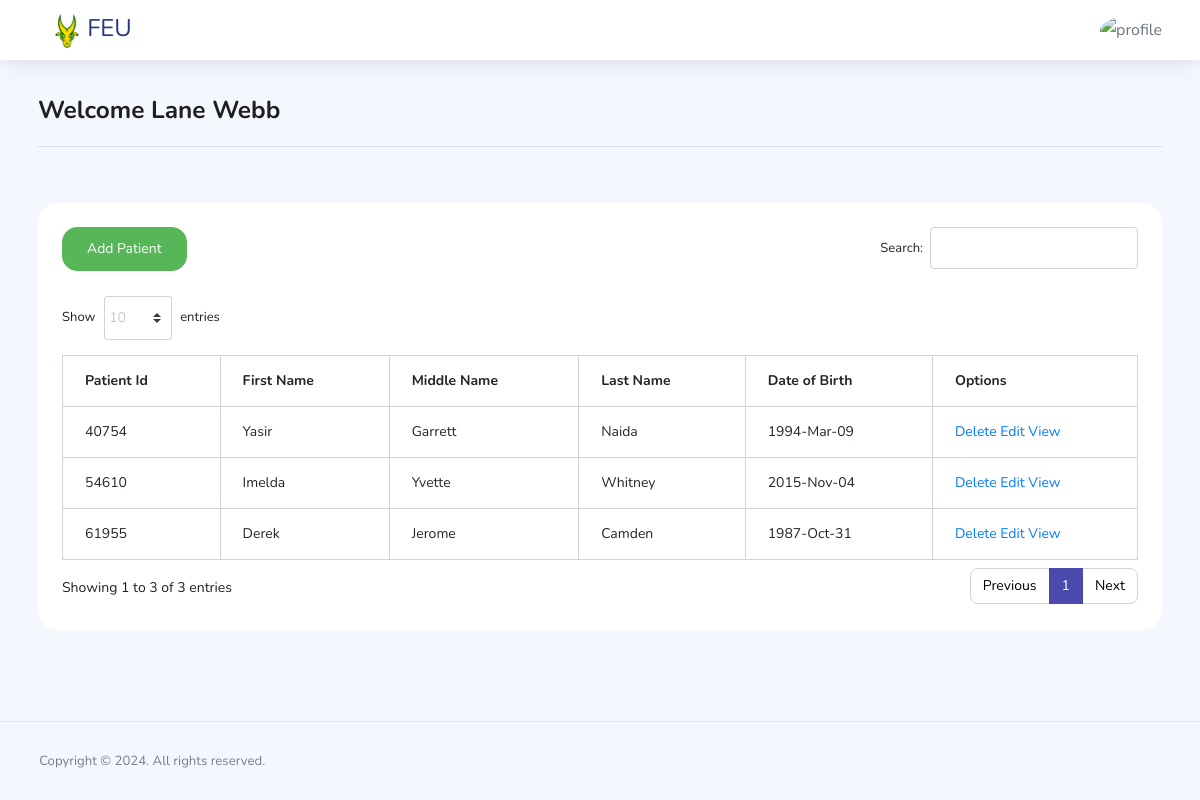
The page /users/home.php (signed in) on the database as committed earlier.
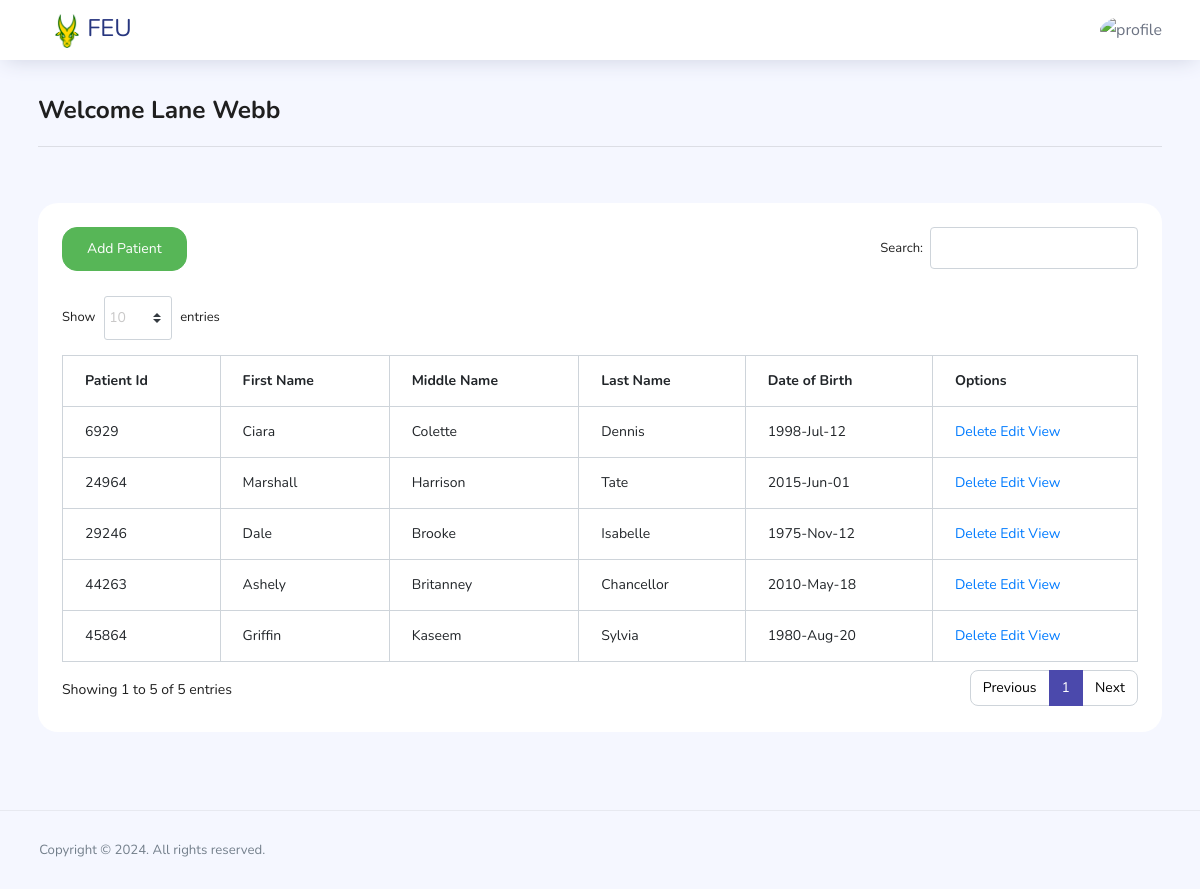
The same page on the database as committed later.
### tables this page shows
CREATE TABLE `infants` (
  `id` int(11) NOT NULL,
  `patient_id` int(50) NOT NULL,
  `first_name` varchar(100) NOT NULL,
  `middle_name` varchar(100) NOT NULL,
  `last_name` varchar(100) NOT NULL,
  `suffix` varchar(100) NOT NULL,
  `date_of_birth` varchar(150) NOT NULL,
  `gender` int(11) NOT NULL,
  `marital_status` varchar(250) NOT NULL,
  `image` text NOT NULL,
  `id_mother_parent` int(11) NOT NULL,
  `id_father_parent` int(11) NOT NULL,
  `id_remarks` int(11) NOT NULL,
  `date_created` date NOT NULL,
  `date_updated` date NOT NULL,
  `modified_by` varchar(100) NOT NULL
);

### users/home.php (the view, shortened to what this page needs)
<?php
include('.././connection/connection.php');
$user_id = $_SESSION['account_id'];
$first_name = $_SESSION['first_name'];
$ln = $_SESSION['last_name'];
$q_user = "SELECT image FROM users WHERE account_id = $user_id";
$q_run = mysqli_query($conn, $q_user);
if(mysqli_num_rows($q_run) > 0){
    foreach($q_run as $rows){
        $image = $rows['image'];
    }
}
?>
<!DOCTYPE html>
<html lang="en">
<head>
  <link rel="stylesheet" href="../src/vendors/feather/feather.css">
  <link rel="stylesheet" href="../src/vendors/ti-icons/css/themify-icons.css">
  <link rel="stylesheet" href="../src/vendors/css/vendor.bundle.base.css">
  <link rel="stylesheet" href="../src/vendors/datatables.net-bs4/dataTables.bootstrap4.css">
  <link rel="stylesheet" href="../src/vendors/ti-icons/css/themify-icons.css">
  <link rel="stylesheet" type="text/css" href="../src/js/select.dataTables.min.css">
  <link rel="stylesheet" href="../src/css/vertical-layout-light/style.css">
  <link rel="stylesheet" href="../src/vendors/datatables.net-bs4/dataTables.bootstrap4.css">
</head>
<body>
  <div class="container-scroller">
    <nav class="navbar col-lg-12 col-12 p-0 fixed-top d-flex flex-row bg-success">
      <div class="text-center navbar-brand-wrapper d-flex align-items-center justify-content-center">
        <a class="navbar-brand brand-logo mr-5" href="home.php"><img src="../src/img/FEU_Tamaraws_official_logo.png" class="mr-2" alt="logo"/>FEU</a>
      </div>
      <div class="navbar-menu-wrapper d-flex align-items-center justify-content-end">
        <ul class="navbar-nav navbar-nav-right">
          <li class="nav-item nav-profile dropdown">
            <a class="nav-link dropdown-toggle" href="#" data-toggle="dropdown" id="profileDropdown">
              <img src="images/<?= $image; ?>" alt="profile"/>
            </a>
          </li>
        </ul>
      </div>
    </nav>
    <div class="container-fluid page-body-wrapper">
      <div class="main-panel w-100">
        <div class="content-wrapper">
          <div class="row">
            <div class="col-md-12 grid-margin">
              <div class="row">
                <div class="col-12 col-xl-8 mb-4 mb-xl-0">
                    <h3 class="font-weight-bold">Welcome <?= $first_name . ' ' . $ln; ?></h3>
                </div>
              </div>
              <hr class="featurette-divider">
            </div>
          </div>
          <div class="row">
            <div class="col-md-12 grid-margin stretch-card">
              <div class="card">
                <div class="card-people mt-auto p-4">
                    <table class="table table-bordered table-hover" id="dataTable">
                        <thead>
                        <tr>
                            <th>Patient Id</th>
                            <th>First Name</th>
                            <th>Middle Name</th>
                            <th>Last Name</th>
                            <th>Date of Birth</th>
                            <th>Options</th>
                        </tr>
                        </thead>
                        <tbody>
                        <?php
                        $query_patients = "
                        SELECT infants.id AS infant_id ,infants.patient_id AS patient_id ,infants.first_name AS patient_first_name ,infants.middle_name AS patient_middle_name,infants.last_name AS patient_last_name ,infants.suffix AS patient_suffix,infants.date_of_birth AS patient_date_of_birth,infants.gender AS patient_gender,infants.marital_status AS patient_marital_status,infants.image AS patient_image ,infants.id_mother_parent AS patient_id_mother_parent,infants.id_father_parent AS patient_id_father_parent,mothers.id AS mother_id,mothers.account_id AS mother_account_id,mothers.patient_id AS mother_patient_id,mothers.first_name AS mother_first_name,mothers.middle_name AS mother_middle_name,mothers.last_name AS mother_last_name ,mothers.date_of_birth AS mother_date_of_birth,mothers.address AS mother_address,mothers.image AS mother_image ,fathers.id AS father_id,fathers.account_id AS father_account_id ,fathers.patient_id AS father_patient_id ,fathers.first_name AS father_first_name,fathers.middle_name AS father_middle_name,fathers.last_name AS father_last_name,fathers.date_of_birth AS father_date_of_birth,fathers.address AS father_address,fathers.image AS father_image
                        FROM infants
                        LEFT JOIN mothers
                        ON infants.patient_id = mothers.patient_id
                        LEFT JOIN fathers
                        ON infants.patient_id = fathers.patient_id";
                        $run_query_patients = mysqli_query($conn,$query_patients);
                        if(mysqli_num_rows($run_query_patients) > 0){
                            foreach($run_query_patients as $row_patients){
                            ?>
                                <tr>
                                <td><?php echo $row_patients['patient_id']?></td>
                                <td><?php echo $row_patients['patient_first_name']?></td>
                                <td><?php echo $row_patients['patient_middle_name']?></td>
                                <td><?php echo $row_patients['patient_last_name']?></td>
                                <td><?php echo date("Y-M-d",strtotime($row_patients['patient_date_of_birth']))?></td>
                                <td><a href="">Delete</a>
                                <a href="edit-patient.php?patient_id=<?php echo $row_patients['patient_id']?>">Edit</a>
                                <a href="view-patient.php?patient_id=<?php echo $row_patients['patient_id']?>">View</a>
                                </td>
                                </tr>
                            <?php
                            }
                        }
                        ?>
                        </tbody>
                    </table>
                </div>
              </div>
            </div>
        </div>
        </div>
        <footer class="footer">
          <div class="d-sm-flex justify-content-center justify-content-sm-between">
            <span class="text-muted text-center text-sm-left d-block d-sm-inline-block">Copyright © 2024. All rights reserved.</span>
          </div>
        </footer>
      </div>
    </div>
  </div>
</body>
</html>

Rows that differ between the two databases and show on the page:
removed infants: patient "61955", first_name "Derek", middle_name "Jerome", last_name "Camden", date_of_birth "1987-Oct-31"
removed infants: patient "40754", first_name "Yasir", middle_name "Garrett", last_name "Naida", date_of_birth "1994-Mar-09"
removed infants: patient "54610", first_name "Imelda", middle_name "Yvette", last_name "Whitney", date_of_birth "2015-Nov-04"
added infants: patient "44263", first_name "Ashely", middle_name "Britanney", last_name "Chancellor", date_of_birth "2010-May-18"
added infants: patient "24964", first_name "Marshall", middle_name "Harrison", last_name "Tate", date_of_birth "2015-Jun-01"
added infants: patient "29246", first_name "Dale", middle_name "Brooke", last_name "Isabelle", date_of_birth "1975-Nov-12"
added infants: patient "6929", first_name "Ciara", middle_name "Colette", last_name "Dennis", date_of_birth "1998-Jul-12"
added infants: patient "45864", first_name "Griffin", middle_name "Kaseem", last_name "Sylvia", date_of_birth "1980-Aug-20"
Other text that changed with them:
text written by a page script: "Add Patient Show entries Search: Showing 1 to 3 of 3 entries Previous 1 Next" → "Add Patient Show entries Search: Showing 1 to 5 of 5 entries Previous 1 Next"
